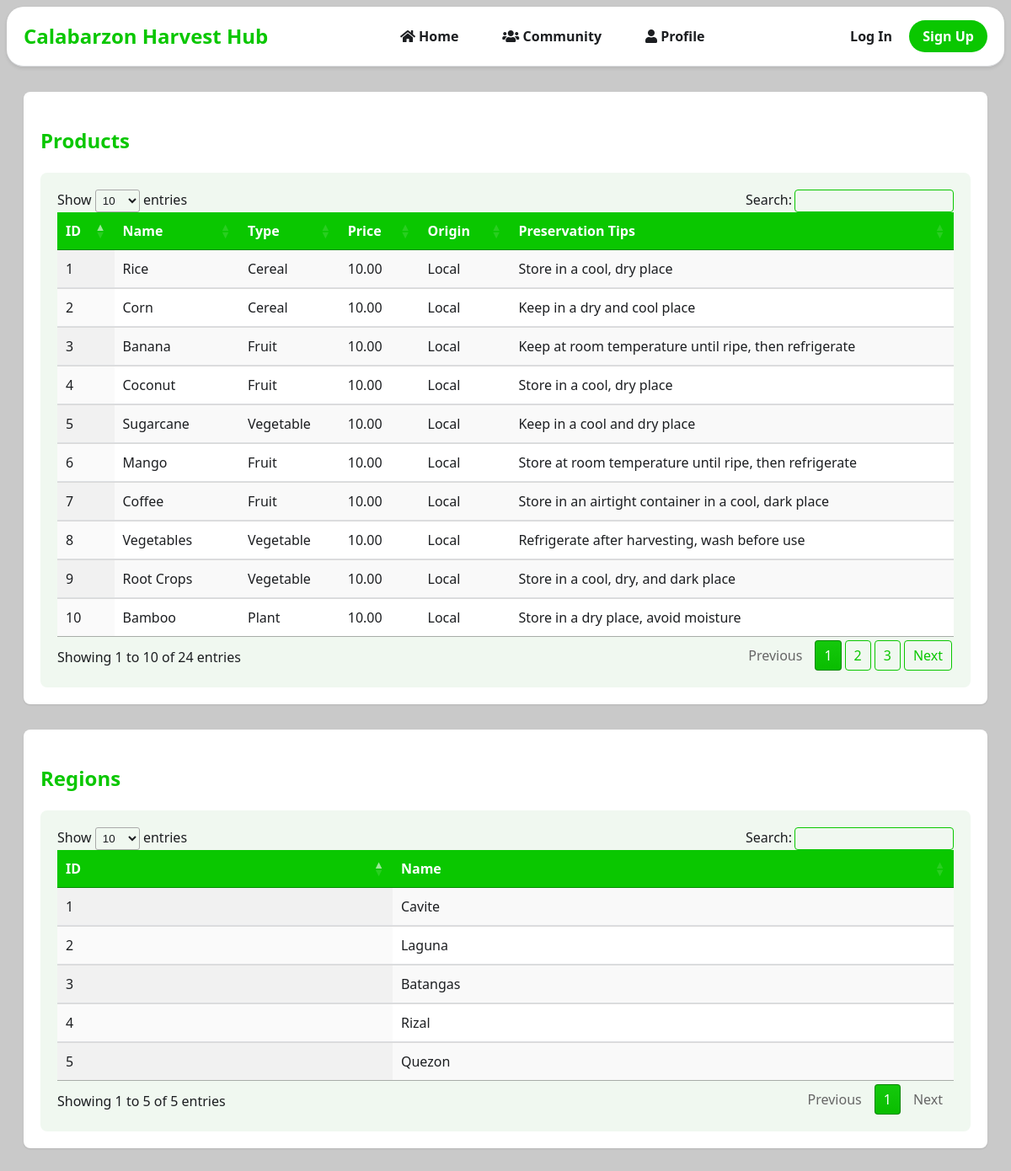
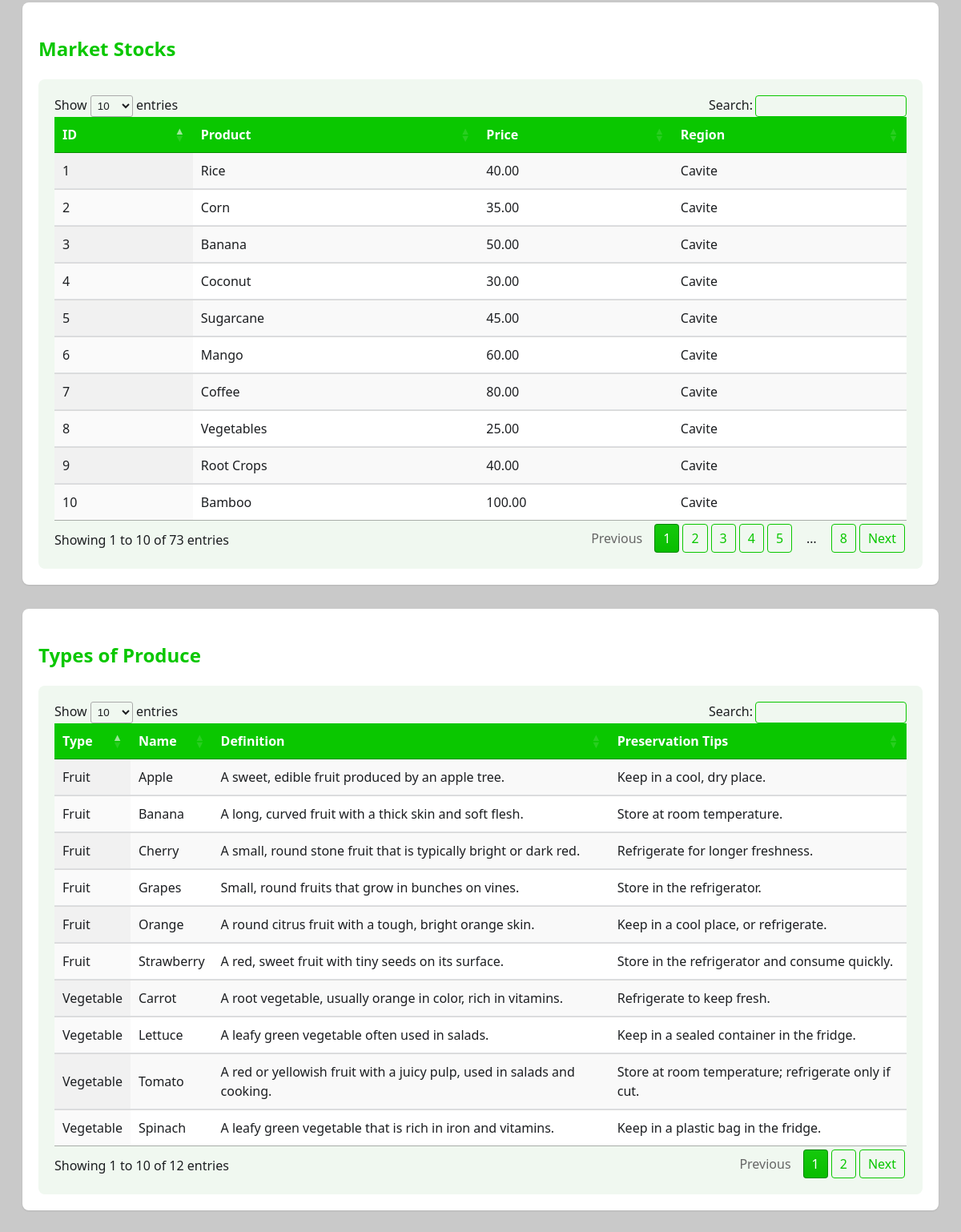
Screenshot of /market/agriculture.php with the database file from the repository (2 pictures, top to bottom).
### tables this page shows
CREATE TABLE `products` (
  `id` int(11) NOT NULL,
  `name` varchar(255) NOT NULL,
  `type` varchar(255) NOT NULL,
  `price` decimal(10,2) DEFAULT NULL,
  `origin` varchar(255) DEFAULT NULL,
  `preservation_tips` text NOT NULL
);

CREATE TABLE `regions` (
  `id` int(11) NOT NULL,
  `name` varchar(255) NOT NULL
);

CREATE TABLE `market_stocks` (
  `id` int(11) NOT NULL,
  `product_id` int(11) DEFAULT NULL,
  `price` decimal(10,2) DEFAULT NULL,
  `region_id` int(11) DEFAULT NULL
);

### market/agriculture.php (the view, shortened to what this page needs)
<?php
$host = 'localhost';
$dbname = 'calabarzon_harvest_hub';
$username = 'root';
$password = '';
function isLoggedIn() {
    return isset($_SESSION['user_id']);
}
try {
    $pdo = new PDO("mysql:host=$host;dbname=$dbname", $username, $password);
    $pdo->setAttribute(PDO::ATTR_ERRMODE, PDO::ERRMODE_EXCEPTION);
} catch(PDOException $e) {
    die("Connection failed: " . $e->getMessage());
}
?>
<!DOCTYPE html>
<html lang="en">
<head>
    <link rel="stylesheet" href="../css/agriculture.css">
    <link rel="stylesheet" href="https://cdn.datatables.net/1.13.6/css/jquery.dataTables.min.css">
    <link rel="stylesheet" href="https://cdnjs.cloudflare.com/ajax/libs/font-awesome/5.15.3/css/all.min.css">
    <link rel="stylesheet" href="./css/agriculture.css">
</head>
<body>
    <header>
        <div class="header-content">
            <div class="logo">
                <span>Calabarzon Harvest Hub</span>
            </div>
            <nav>
                <a href="../index.php"><i class="fas fa-home"></i> Home</a>
                <a href="../harvest_hub_landing_page/community.php"><i class="fas fa-users"></i> Community</a>
                <a href="../profile_page/profile.php"><i class="fas fa-user"></i> Profile</a>
            </nav>
            <div class="auth-buttons">
                <?php if (isLoggedIn()): ?>
                    <a href="../login_register/logout.php" class="btn-logout">Log Out</a>
                <?php else: ?>
                    <a href="./login.php" class="btn-login">Log In</a>
                    <a href="register.php" class="btn-signup">Sign Up</a>
                <?php endif; ?>
            </div>
        </div>
    </header>
    <div class="container">
        <section class="data-section">
            <h2>Products</h2>
            <div class="table-container">
                <table id="productsTable" class="display">
                    <thead>
                        <tr>
                            <th>ID</th>
                            <th>Name</th>
                            <th>Type</th>
                            <th>Price</th>
                            <th>Origin</th>
                            <th>Preservation Tips</th>
                        </tr>
                    </thead>
                    <tbody>
                        <?php
                        $stmt = $pdo->query("SELECT * FROM products");
                        while ($row = $stmt->fetch(PDO::FETCH_ASSOC)) {
                            echo "<tr>";
                            echo "<td>" . htmlspecialchars($row['id']) . "</td>";
                            echo "<td>" . htmlspecialchars($row['name']) . "</td>";
                            echo "<td>" . htmlspecialchars($row['type']) . "</td>";
                            echo "<td>" . htmlspecialchars($row['price']) . "</td>";
                            echo "<td>" . htmlspecialchars($row['origin']) . "</td>";
                            echo "<td>" . htmlspecialchars($row['preservation_tips']) . "</td>";
                            echo "</tr>";
                        }
                        ?>
                    </tbody>
                </table>
            </div>
        </section>
        <section class="data-section">
            <h2>Regions</h2>
            <div class="table-container">
                <table id="regionsTable" class="display">
                    <thead>
                        <tr>
                            <th>ID</th>
                            <th>Name</th>
                        </tr>
                    </thead>
                    <tbody>
                        <?php
                        $stmt = $pdo->query("SELECT * FROM regions");
                        while ($row = $stmt->fetch(PDO::FETCH_ASSOC)) {
                            echo "<tr>";
                            echo "<td>" . htmlspecialchars($row['id']) . "</td>";
                            echo "<td>" . htmlspecialchars($row['name']) . "</td>";
                            echo "</tr>";
                        }
                        ?>
                    </tbody>
                </table>
            </div>
        </section>
        <section class="data-section">
            <h2>Market Stocks</h2>
            <div class="table-container">
                <table id="marketStocksTable" class="display">
                    <thead>
                        <tr>
                            <th>ID</th>
                            <th>Product</th>
                            <th>Price</th>
                            <th>Region</th>
                        </tr>
                    </thead>
                    <tbody>
                        <?php
                        $stmt = $pdo->query("SELECT ms.id, p.name AS product_name, ms.price, r.name AS region_name
                                             FROM market_stocks ms
                                             JOIN products p ON ms.product_id = p.id
                                             JOIN regions r ON ms.region_id = r.id");
                        while ($row = $stmt->fetch(PDO::FETCH_ASSOC)) {
                            echo "<tr>";
                            echo "<td>" . htmlspecialchars($row['id']) . "</td>";
                            echo "<td>" . htmlspecialchars($row['product_name']) . "</td>";
                            echo "<td>" . htmlspecialchars($row['price']) . "</td>";
                            echo "<td>" . htmlspecialchars($row['region_name']) . "</td>";
                            echo "</tr>";
                        }
                        ?>
                    </tbody>
                </table>
            </div>
        </section>
        <section class="data-section">
            <h2>Types of Produce</h2>
            <div class="table-container">
                <table id="produceTable" class="display">
                    <thead>
                        <tr>
                            <th>Type</th>
                            <th>Name</th>
                            <th>Definition</th>
                            <th>Preservation Tips</th>
                        </tr>
                    </thead>
                    <tbody>
                        <tr>
                            <td>Fruit</td>
                            <td>Apple</td>
                            <td>A sweet, edible fruit produced by an apple tree.</td>
                            <td>Keep in a cool, dry place.</td>
                        </tr>
                        <tr>
                            <td>Fruit</td>
                            <td>Banana</td>
                            <td>A long, curved fruit with a thick skin and soft flesh.</td>
                            <td>Store at room temperature.</td>
                        </tr>
                        <tr>
                            <td>Fruit</td>
                            <td>Cherry</td>
                            <td>A small, round stone fruit that is typically bright or dark red.</td>
                            <td>Refrigerate for longer freshness.</td>
                        </tr>
                        <tr>
                            <td>Fruit</td>
                            <td>Grapes</td>
                            <td>Small, round fruits that grow in bunches on vines.</td>
                            <td>Store in the refrigerator.</td>
                        </tr>
                        <tr>
                            <td>Fruit</td>
                            <td>Orange</td>
                            <td>A round citrus fruit with a tough, bright orange skin.</td>
                            <td>Keep in a cool place, or refrigerate.</td>
                        </tr>
                        <tr>
                            <td>Fruit</td>
                            <td>Strawberry</td>
                            <td>A red, sweet fruit with tiny seeds on its surface.</td>
                            <td>Store in the refrigerator and consume quickly.</td>
                        </tr>
                        <tr>
                            <td>Vegetable</td>
                            <td>Carrot</td>
                            <td>A root vegetable, usually orange in color, rich in vitamins.</td>
                            <td>Refrigerate to keep fresh.</td>
                        </tr>
                        <tr>
                            <td>Vegetable</td>
                            <td>Lettuce</td>
                            <td>A leafy green vegetable often used in salads.</td>
                            <td>Keep in a sealed container in the fridge.</td>
                        </tr>
                        <tr>
                            <td>Vegetable</td>
                            <td>Tomato</td>
                            <td>A red or yellowish fruit with a juicy pulp, used in salads and cooking.</td>
                            <td>Store at room temperature; refrigerate only if cut.</td>
                        </tr>
                        <tr>
                            <td>Vegetable</td>
                            <td>Spinach</td>
                            <td>A leafy green vegetable that is rich in iron and vitamins.</td>
                            <td>Keep in a plastic bag in the fridge.</td>
                        </tr>
                    </tbody>
                </table>
            </div>
        </section>
    </div>
</body>
</html>

### css/agriculture.css (style rules this page uses)
body { font-family: "Segoe UI", Helvetica, Arial, sans-serif; background-color: rgb(201, 201, 201); color: #1c1e21; line-height: 1.5; }
.container { max-width: 1500px; margin: 0 auto; padding: 20px; }
header { background-color: #ffffff; padding: 15px 0; border-bottom: 1px solid #dddfe2; margin-bottom: 10px; box-shadow: 0 2px 4px rgba(0, 0, 0, 0.1); position: sticky; top: 0; z-index: 1000; border-radius: 20px; }
.header-content { display: flex; justify-content: space-between; align-items: center; max-width: 100%; margin: 0 auto; padding: 0 20px; }
.logo { font-size: 24px; font-weight: 700; color: #0ac700; text-decoration: none; }
nav { display: flex; gap: 20px; align-items: center; }
nav a { text-decoration: none; color: #1c1e21; font-weight: 600; padding: 8px 16px; border-radius: 20px; transition: background-color 0.3s; }
.auth-buttons a { text-decoration: none; font-weight: 600; padding: 8px 16px; border-radius: 20px; transition: background-color 0.3s; }
.btn-login { color: #1c1e21; }
.btn-signup { background-color: #0ac700; color: white; }
.data-section { background-color: #ffffff; border-radius: 8px; box-shadow: 0 1px 2px rgba(0, 0, 0, 0.1); padding: 20px; margin-bottom: 30px; }
.data-section h2 { color: #0ac700; margin-bottom: 20px; }
.table-container { background-color: #f0f8f0; border-radius: 8px; padding: 20px; overflow-x: auto; }
table.dataTable { border-collapse: separate; border-spacing: 0; width: 100%; }
table.dataTable thead th { background-color: #0ac700; color: white; font-weight: bold; text-align: left; padding: 10px; }
table.dataTable tbody td { background-color: #ffffff; padding: 10px; border-bottom: 1px solid #dddfe2; }
table.dataTable tbody tr:last-child td { border-bottom: none; }

### rows the page displays
products: id "1", name "Rice", type "Cereal", price "10.00", origin "Local", preservation_tips "Store in a cool, dry place"
products: id "2", name "Corn", type "Cereal", price "10.00", origin "Local", preservation_tips "Keep in a dry and cool place"
products: id "3", name "Banana", type "Fruit", price "10.00", origin "Local", preservation_tips "Keep at room temperature until ripe, then refrigerate"
products: id "4", name "Coconut", type "Fruit", price "10.00", origin "Local", preservation_tips "Store in a cool, dry place"
products: id "5", name "Sugarcane", type "Vegetable", price "10.00", origin "Local", preservation_tips "Keep in a cool and dry place"
products: id "6", name "Mango", type "Fruit", price "10.00", origin "Local", preservation_tips "Store at room temperature until ripe, then refrigerate"
products: id "7", name "Coffee", type "Fruit", price "10.00", origin "Local", preservation_tips "Store in an airtight container in a cool, dark place"
products: id "8", name "Vegetables", type "Vegetable", price "10.00", origin "Local", preservation_tips "Refrigerate after harvesting, wash before use"
products: id "9", name "Root Crops", type "Vegetable", price "10.00", origin "Local", preservation_tips "Store in a cool, dry, and dark place"
products: id "10", name "Bamboo", type "Plant", price "10.00", origin "Local", preservation_tips "Store in a dry place, avoid moisture"
regions: id "1", name "Cavite"
regions: id "2", name "Laguna"
regions: id "3", name "Batangas"
regions: id "4", name "Rizal"
regions: id "5", name "Quezon"
market_stocks: id "1", product.name "Rice", price "40.00", region.name "Cavite"
market_stocks: id "2", product.name "Corn", price "35.00", region.name "Cavite"
market_stocks: id "3", product.name "Banana", price "50.00", region.name "Cavite"
market_stocks: id "4", product.name "Coconut", price "30.00", region.name "Cavite"
market_stocks: id "5", product.name "Sugarcane", price "45.00", region.name "Cavite"
market_stocks: id "6", product.name "Mango", price "60.00", region.name "Cavite"
market_stocks: id "7", product.name "Coffee", price "80.00", region.name "Cavite"
market_stocks: id "8", product.name "Vegetables", price "25.00", region.name "Cavite"
market_stocks: id "9", product.name "Root Crops", price "40.00", region.name "Cavite"
market_stocks: id "10", product.name "Bamboo", price "100.00", region.name "Cavite"
